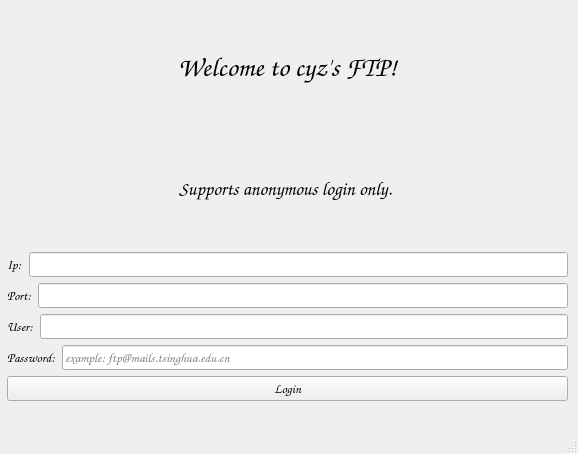
<?xml version="1.0" encoding="UTF-8"?>
<ui version="4.0">
 <class>home</class>
 <widget class="QMainWindow" name="home">
  <property name="geometry">
   <rect>
    <x>0</x>
    <y>0</y>
    <width>578</width>
    <height>454</height>
   </rect>
  </property>
  <property name="palette">
   <palette>
    <active>
     <colorrole role="Base">
      <brush brushstyle="SolidPattern">
       <color alpha="255">
        <red>255</red>
        <green>255</green>
        <blue>255</blue>
       </color>
      </brush>
     </colorrole>
    </active>
    <inactive>
     <colorrole role="Base">
      <brush brushstyle="SolidPattern">
       <color alpha="255">
        <red>255</red>
        <green>255</green>
        <blue>255</blue>
       </color>
      </brush>
     </colorrole>
    </inactive>
    <disabled>
     <colorrole role="Base">
      <brush brushstyle="SolidPattern">
       <color alpha="255">
        <red>240</red>
        <green>220</green>
        <blue>240</blue>
       </color>
      </brush>
     </colorrole>
    </disabled>
   </palette>
  </property>
  <property name="windowTitle">
   <string>FTP Client</string>
  </property>
  <widget class="QWidget" name="centralwidget">
   <widget class="QWidget" name="verticalLayoutWidget">
    <property name="geometry">
     <rect>
      <x>7</x>
      <y>10</y>
      <width>561</width>
      <height>391</height>
     </rect>
    </property>
    <layout class="QVBoxLayout" name="verticalLayout">
     <item>
      <widget class="QLabel" name="title">
       <property name="font">
        <font>
         <family>Comic Sans MS</family>
         <pointsize>20</pointsize>
         <weight>75</weight>
         <bold>true</bold>
        </font>
       </property>
       <property name="text">
        <string>Welcome to cyz's FTP!</string>
       </property>
       <property name="textFormat">
        <enum>Qt::AutoText</enum>
       </property>
       <property name="scaledContents">
        <bool>false</bool>
       </property>
       <property name="alignment">
        <set>Qt::AlignCenter</set>
       </property>
      </widget>
     </item>
     <item>
      <widget class="QLabel" name="login_hint">
       <property name="font">
        <font>
         <family>Comic Sans MS</family>
         <pointsize>14</pointsize>
         <weight>75</weight>
         <bold>true</bold>
        </font>
       </property>
       <property name="text">
        <string>Supports anonymous login only. </string>
       </property>
       <property name="alignment">
        <set>Qt::AlignCenter</set>
       </property>
      </widget>
     </item>
     <item>
      <layout class="QHBoxLayout" name="horizontalLayout_2">
       <property name="bottomMargin">
        <number>0</number>
       </property>
       <item>
        <widget class="QLabel" name="label_2">
         <property name="font">
          <font>
           <family>Comic Sans MS</family>
           <pointsize>10</pointsize>
          </font>
         </property>
         <property name="text">
          <string>Ip:</string>
         </property>
        </widget>
       </item>
       <item>
        <widget class="QLineEdit" name="lineIP">
         <property name="font">
          <font>
           <family>Comic Sans MS</family>
           <pointsize>10</pointsize>
          </font>
         </property>
        </widget>
       </item>
      </layout>
     </item>
     <item>
      <layout class="QHBoxLayout" name="horizontalLayout_3">
       <property name="bottomMargin">
        <number>0</number>
       </property>
       <item>
        <widget class="QLabel" name="label_3">
         <property name="font">
          <font>
           <family>Comic Sans MS</family>
           <pointsize>10</pointsize>
          </font>
         </property>
         <property name="text">
          <string>Port:</string>
         </property>
        </widget>
       </item>
       <item>
        <widget class="QLineEdit" name="linePort">
         <property name="font">
          <font>
           <family>Comic Sans MS</family>
           <pointsize>10</pointsize>
          </font>
         </property>
        </widget>
       </item>
      </layout>
     </item>
     <item>
      <layout class="QHBoxLayout" name="horizontalLayout_4">
       <item>
        <widget class="QLabel" name="label_4">
         <property name="font">
          <font>
           <family>Comic Sans MS</family>
           <pointsize>10</pointsize>
           <weight>50</weight>
           <bold>false</bold>
          </font>
         </property>
         <property name="text">
          <string>User:</string>
         </property>
        </widget>
       </item>
       <item>
        <widget class="QLineEdit" name="user">
         <property name="font">
          <font>
           <family>Comic Sans MS</family>
           <pointsize>10</pointsize>
          </font>
         </property>
        </widget>
       </item>
      </layout>
     </item>
     <item>
      <layout class="QHBoxLayout" name="horizontalLayout">
       <item>
        <widget class="QLabel" name="label">
         <property name="font">
          <font>
           <family>Comic Sans MS</family>
           <pointsize>10</pointsize>
          </font>
         </property>
         <property name="text">
          <string>Password:</string>
         </property>
        </widget>
       </item>
       <item>
        <widget class="QLineEdit" name="lineEdit">
         <property name="font">
          <font>
           <family>Comic Sans MS</family>
           <pointsize>10</pointsize>
          </font>
         </property>
         <property name="placeholderText">
          <string>example: ftp@mails.tsinghua.edu.cn</string>
         </property>
        </widget>
       </item>
      </layout>
     </item>
     <item>
      <widget class="QPushButton" name="pushButton">
       <property name="font">
        <font>
         <family>Comic Sans MS</family>
         <pointsize>10</pointsize>
        </font>
       </property>
       <property name="text">
        <string>Login</string>
       </property>
      </widget>
     </item>
    </layout>
   </widget>
  </widget>
  <widget class="QMenuBar" name="menubar">
   <property name="geometry">
    <rect>
     <x>0</x>
     <y>0</y>
     <width>578</width>
     <height>26</height>
    </rect>
   </property>
  </widget>
  <widget class="QStatusBar" name="statusbar"/>
  <action name="actionAbout_us">
   <property name="text">
    <string>About us</string>
   </property>
  </action>
 </widget>
 <resources/>
 <connections/>
</ui>
